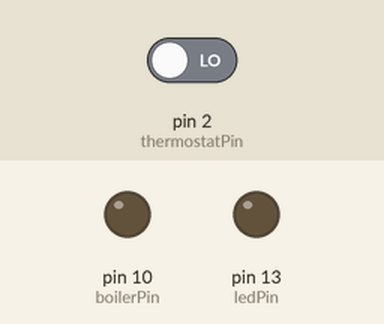
A program run on a simulated Arduino Nano Every. Parts: output pins drawn as LEDs (lit = HIGH). The inputs (shaded band) are chosen by the test bench; at power-on: pin 2 (thermostatPin) LOW.

Above: at 1.2 s.
1.3 s: pin 2 (thermostatPin) driven HIGH
At 2.9 s:
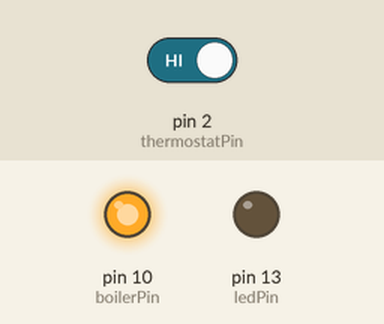
Timing chart, 0 to 4.4 s (numbered marks = the images above; inputs shaded):
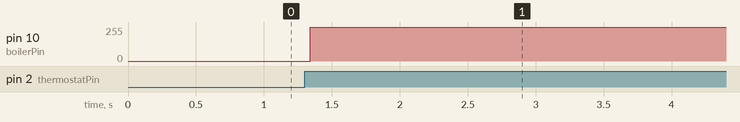

Measured:
- after the input at 1.3 s, pin 10 (boilerPin): 0/255 → 253/255 at once, → 255/255 1.0 s later

The program:

main.cpp
```cpp
#include <Arduino.h>

/*
 * Dual-circuit heating controller.
 * This code implements a state machine to control a heating system with a boiler and a circulation pump.
 *
 * Input: A signal from the thermostat (e.g., closing a contact).
 * Outputs: Relays for the radiator circulation pump and the boiler.
 *
 * --- State Machine Description ---
 *
 * Stop:     All outputs are off. The system is idle, waiting for a heating request.
 *
 * Starting: When a heating request is received from the thermostat, the system first starts the circulation pump
 *           to get the water moving. This prevents the boiler from heating a static body of water.
 *
 * Work:     After a predefined delay (StartDelay), the boiler is also turned on. Both pump and boiler are active.
 *
 * Stopping: When the thermostat signal turns off, the boiler is immediately shut down. The pump continues to run
 *           for a set period (StopDelay) to dissipate the residual heat from the boiler into the radiators.
 *           This is known as a pump overrun or after-run, which protects the boiler and improves efficiency.
 *
 */

// --- Thermostat Signal Definitions ---
#define THERMOSTATON HIGH // Signal state when heating is requested
#define THERMOSTATOFF LOW // Signal state when heating is not requested

// --- Pump Control Definitions ---
#define PUMPON HIGH
#define PUMPOFF LOW

// --- Boiler Control Definitions ---
#define BOILERON HIGH
#define BOILEROFF LOW

// --- Hardware Pin Definitions ---
// constants won't change. Used here to set a pin number:

const int ledPin = 13;      // The number of the built-in LED pin, can be used for status indication.
const int thermostatPin = 2; // The input pin for the thermostat signal.
const int boilerPin = 10;   // The output pin to control the boiler relay.
const int pumpPin = 10;     // The output pin to control the pump relay.
                            // NOTE: boilerPin and pumpPin are set to the same pin. This should be corrected for the logic to work as intended.

// --- Global Variables ---
// Variables will change:
int thermostat = 0;       // Stores the current status of the thermostat input.
int pump = PUMPOFF;       // Stores the desired state for the pump.
int boiler = BOILEROFF;   // Stores the desired state for the boiler.
enum states{Stop, Starting, Work, Stopping} HeatState; // The current state of the state machine.

// Generally, you should use "unsigned long" for variables that hold time
// The value will quickly become too large for an int to store.
unsigned long stateChangeTimestamp = 0; // Stores the timestamp (from millis()) of the last state change for delay calculations.
unsigned long TimerForStart = 0;        // Kept for legacy reference, not used in the new millis() logic.
unsigned long TimerForStop = 0;         // Kept for legacy reference, not used in the new millis() logic.

// --- Timing Constants ---
// constants won't change:
const unsigned long StartDelay = 1000;  // Delay in milliseconds before starting the boiler after the pump has started.
const unsigned long StopDelay  = 2000;  // Delay in milliseconds for the pump to run after the boiler has stopped (pump overrun).

void setup() {
  // set the digital pin modes:
  pinMode(thermostatPin, INPUT);
  pinMode(pumpPin, OUTPUT);
  pinMode(boilerPin, OUTPUT);
  pinMode(ledPin, OUTPUT);

  // Serial communication for debugging (currently disabled)
  // Serial.begin(57600);
  // while (!Serial) {
  //   ; // wait for serial port to connect. Needed for native USB port only
  // }
  // Serial.println("Heating controller starting up...");

  // Initialize system state
  boiler = BOILEROFF;
  pump = PUMPOFF;
  HeatState = Stop;

  stateChangeTimestamp = millis();
}

void loop() {

  // Cache the value of millis() at the start of the loop to ensure consistent timing throughout the cycle.
  unsigned long currentMillis = millis();
  thermostat = digitalRead(thermostatPin);

  // --- Main State Machine ---
  switch (HeatState){

    case Stop:
      boiler = BOILEROFF;
      pump = PUMPOFF;
      // If thermostat calls for heat, transition to the Starting state.
      if(thermostat == THERMOSTATON){
        HeatState = Starting;
        stateChangeTimestamp = currentMillis;  // Save the timestamp to measure the StartDelay.
      }
      break;

    case Starting:
      boiler = BOILEROFF;
      pump = PUMPON;
      // If thermostat is turned off during this phase, go back to Stop.
      if(thermostat == THERMOSTATOFF){
        HeatState = Stop;
      }
      // If the start delay has passed, transition to the Work state.
      if((thermostat == THERMOSTATON) && (currentMillis - stateChangeTimestamp >= StartDelay)){
        HeatState = Work;
      }
      break;

    case Work:
      boiler = BOILERON;
      pump = PUMPON;
      // If thermostat is satisfied (turns off), transition to Stopping state.
      if(thermostat == THERMOSTATOFF){
        HeatState = Stopping;
        stateChangeTimestamp = currentMillis;  // Save the timestamp to measure the StopDelay (pump overrun).
      }
      break;

    case Stopping:
      boiler = BOILEROFF;
      pump = PUMPON; // Keep pump on for after-run.

      // If thermostat calls for heat again during the after-run, go straight back to Work state.
      if(thermostat == THERMOSTATON){
        HeatState = Work;
      }

      // If the after-run delay has passed, transition to Stop state.
      if((thermostat == THERMOSTATOFF) && (currentMillis - stateChangeTimestamp >= StopDelay)){
        HeatState = Stop;
      }
      break;

    default:
      // Failsafe: if the state is ever unknown, go to Stop state.
      boiler = BOILEROFF;
      pump = PUMPOFF;
      HeatState = Stop;
      break;
  }

  // --- Update Physical Outputs ---
  // Set the output pins based on the state variables determined by the switch-case block.
  digitalWrite(boilerPin, boiler);
  digitalWrite(pumpPin, pump);

  // --- Debugging Output (currently disabled) ---
  // This block would print the status to the serial monitor every 400ms.
  // if ((millis() % 400) == 0){
  //   Serial.println(millis());
  //   Serial.print("Boiler: "); Serial.print(boiler); Serial.print(" Pump: "); Serial.println(pump);
  // }

}
```
